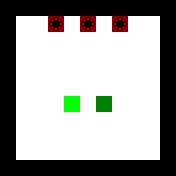

Rendered tile map (Tiled .tmx) drawn with the repository's tilesets; below, a short description and the full map source, tile grids included:
An orthogonal 11x11 tile map with 16x16 px tiles, 2 tile layers (Layer1, Layer2) and 1 object.

<map version="1.0" orientation="orthogonal" renderorder="right-down" width="11" height="11" tilewidth="16" tileheight="16" nextobjectid="2">
 <tileset firstgid="1" source="../Tiles.tsx" />
 <layer name="Layer1" width="11" height="11">
  <data encoding="csv">
1,1,1,1,1,1,1,1,1,1,1,
1,5,5,5,5,5,5,5,5,5,1,
1,5,5,5,5,5,5,5,5,5,1,
1,5,5,5,5,5,5,5,5,5,1,
1,5,5,5,5,5,5,5,5,5,1,
1,5,5,5,5,5,5,5,5,5,1,
1,5,5,5,5,5,5,5,5,5,1,
1,5,5,5,5,5,5,5,5,5,1,
1,5,5,5,5,5,5,5,5,5,1,
1,5,5,5,5,5,5,5,5,5,1,
1,1,1,1,1,1,1,1,1,1,1
</data>
 </layer>
 <layer name="Layer2" width="11" height="11">
  <data encoding="csv">
0,0,0,0,0,0,0,0,0,0,0,
0,0,0,7,0,7,0,7,0,0,0,
0,0,0,0,0,0,0,0,0,0,0,
0,0,0,0,0,0,0,0,0,0,0,
0,0,0,0,0,0,0,0,0,0,0,
0,0,0,0,0,0,0,0,0,0,0,
0,0,0,0,4,0,2,0,0,0,0,
0,0,0,0,0,0,0,0,0,0,0,
0,0,0,0,0,0,0,0,0,0,0,
0,0,0,0,0,0,0,0,0,0,0,
0,0,0,0,0,0,0,0,0,0,0
</data>
 </layer>
 <objectgroup name="Tutorial">
  <object id="1" x="5.66667" y="6.33333">
   <properties>
    <property name="text" value="Blocks with circles in them are fixed in place." />
   </properties>
  </object>
 </objectgroup>
</map>
